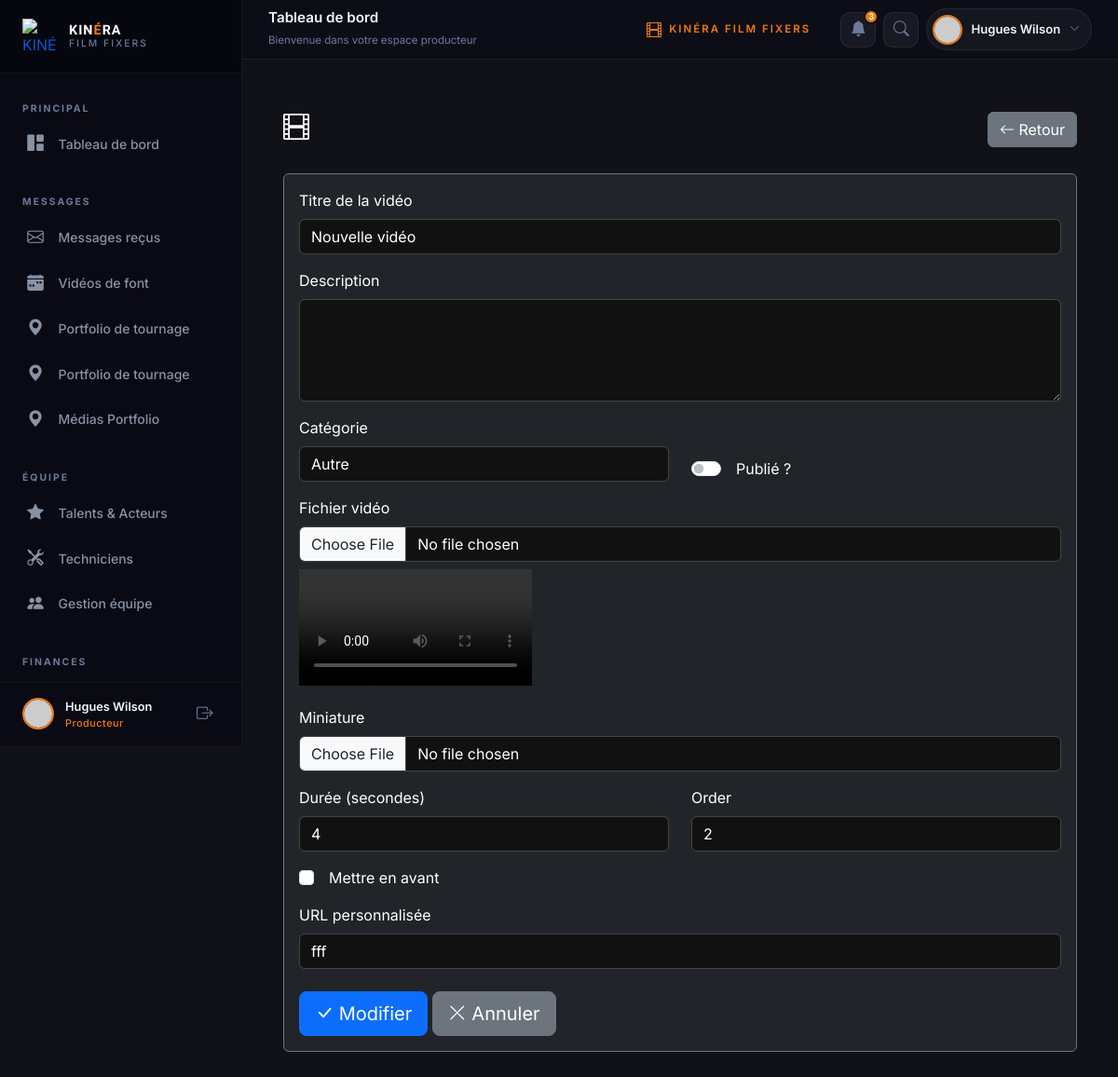
The app's page /en/videos/5/modifier/ (signed in) with its own data.
### produition/models.py (models this page shows, shortened)
class CustomUser(AbstractUser):
    phone = models.CharField(max_length=20, blank=True)

class Video(models.Model):
    STATUS_CHOICES = [
        ('draft', 'Brouillon'),
        ('published', 'Publié'),
        ('archived', 'Archivé'),
    ]
    CATEGORY_CHOICES = [
        ('hero', 'Héro'),
        ('portfolio', 'Portfolio'),
        ('about', 'À propos'),
        ('service', 'Services'),
        ('testimonial', 'Témoignage'),
        ('other', 'Autre'),
    ]
    title = models.CharField(
        max_length=200,
        verbose_name="Titre de la vidéo",
        default="Nouvelle vidéo"
    )
    description = models.TextField(
        blank=True,
        default="",
        verbose_name="Description"
    )
    category = models.CharField(
        max_length=20,
        choices=CATEGORY_CHOICES,
        default='other',
        verbose_name="Catégorie"
    )
    video_file = models.FileField(
        upload_to='videos/%Y/%m/',
        verbose_name="Fichier vidéo"
    )
    duration = models.IntegerField(
        blank=True,
        null=True,
        verbose_name="Durée (secondes)"
    )
    thumbnail = models.ImageField(
        upload_to='thumbnails/%Y/%m/',
        blank=True,
        null=True,
        verbose_name="Miniature"
    )
    status = models.CharField(
        max_length=20,
        choices=STATUS_CHOICES,
        default='draft',
        verbose_name="Statut"
    )
    is_featured = models.BooleanField(
        default=False,
        verbose_name="Mettre en avant"
    )
    custom_url = models.CharField(
        max_length=200,
        blank=True,
        unique=True,
        verbose_name="URL personnalisée"
    )
    created_at = models.DateTimeField(auto_now_add=True)
    updated_at = models.DateTimeField(auto_now=True)
    published_at = models.DateTimeField(
        blank=True,
        null=True
    )
    order = models.IntegerField(default=0)
    uploaded_by = models.ForeignKey(
        settings.AUTH_USER_MODEL,
        on_delete=models.SET_NULL,
        null=True,
        blank=True
    )
    class Meta:
        ordering = ['-order', '-created_at']
        verbose_name = "Vidéo"
        verbose_name_plural = "Vidéos"

### produition/views/views_Video.py (the view, shortened to what this page needs)
# urls.py: path('videos/<int:pk>/modifier/', VideoUpdateView.as_view(), name='video_update'),
class VideoUpdateView(LoginRequiredMixin, UpdateView):
    model = Video
    form_class = VideoForm
    template_name = 'Admin/Page_Backend/video_form.html'
    success_url = reverse_lazy('video_list')
    login_url = 'connexion'
    def get_context_data(self, **kwargs):
        context = super().get_context_data(**kwargs)
        context['action'] = 'Modifier'
        if self.object.video_file:
            context['page_title'] = f"Modifier : {self.object.video_file.name}"
        else:
            context['page_title'] = "Modifier la vidéo"
        return context

### templates/Admin/Page_Backend/video_form.html (shortened to what this page needs)
{% extends 'Admin/Page_Backend/base.html' %}
{% load static %}
{% block content %}
<div class="container py-4">
    <div class="row mb-4">
        <div class="col-md-8">
            <h1 class="h3 fw-bold text-white">
                <i class="bi bi-film"></i> {{ title }}
            </h1>
        </div>
        <div class="col-md-4 text-end">
            <a href="{% url 'video_list' %}" class="btn btn-secondary">
                <i class="bi bi-arrow-left"></i> Retour
            </a>
        </div>
    </div>
    <div class="card bg-dark border-secondary">
        <div class="card-body">
            <form method="post" enctype="multipart/form-data">
                <div class="mb-3">
                    <label class="form-label text-white">{{ form.title.label }}</label>
                    {{ form.title }}
                </div>
                <div class="mb-3">
                    <label class="form-label text-white">{{ form.description.label }}</label>
                    {{ form.description }}
                </div>
                <div class="row mb-3">
                    <div class="col-md-6">
                        <label class="form-label text-white">{{ form.category.label }}</label>
                        {{ form.category }}
                    </div>
                    <div class="col-md-6 d-flex align-items-end">
                        <div class="form-check form-switch">
                            {{ form.is_published }}
                            <label class="form-check-label text-white ms-2">
                                {{ form.is_published.label }}
                            </label>
                        </div>
                    </div>
                </div>
                <div class="mb-3">
                    <label class="form-label text-white">{{ form.video_file.label }}</label>
                    {{ form.video_file }}
                    {% if form.instance.pk and form.instance.video_file %}
                        <div class="mt-2">
                            <video width="250" controls>
                                <source src="{{ form.instance.video_file.url }}">
                            </video>
                        </div>
                    {% endif %}
                </div>
                <div class="mb-3">
                    <label class="form-label text-white">{{ form.thumbnail.label }}</label>
                    {{ form.thumbnail }}
                </div>
                <div class="row mb-3">
                    <div class="col-md-6">
                        <label class="form-label text-white">{{ form.duration.label }}</label>
                        {{ form.duration }}
                    </div>
                    <div class="col-md-6">
                        <label class="form-label text-white">{{ form.order.label }}</label>
                        {{ form.order }}
                    </div>
                </div>
                <div class="mb-3">
                    <div class="form-check">
                        {{ form.is_featured }}
                        <label class="form-check-label text-white ms-2">
                            {{ form.is_featured.label }}
                        </label>
                    </div>
                </div>
                <div class="mb-3">
                    <label class="form-label text-white">{{ form.custom_url.label }}</label>
                    {{ form.custom_url }}
                </div>
                <div class="mt-4">
                    <button type="submit" class="btn btn-primary btn-lg">
                        <i class="bi bi-check-lg"></i> {{ action }}
                    </button>
                    <a href="{% url 'video_list' %}" class="btn btn-secondary btn-lg">
                        <i class="bi bi-x-lg"></i> Annuler
                    </a>
                </div>
            </form>
        </div>
    </div>
</div>
{% endblock %}

### templates/Admin/Page_Backend/base.html (shortened to what this page needs)
{% load static %}
<!DOCTYPE html>
<html lang="fr">
<head>
  <link href="https://cdn.jsdelivr.net/npm/bootstrap@5.3.3/dist/css/bootstrap.min.css" rel="stylesheet">
  <link href="https://cdn.jsdelivr.net/npm/bootstrap-icons@1.11.3/font/bootstrap-icons.css" rel="stylesheet">
</head>
<body>
<nav id="sidebar">
  <a href="{% url 'tableau_de_bord' %}" class="sidebar-brand">
    <img src="{% static 'css/image/LOGO_KINERA_FILM_FIXERS.png' %}"
         alt="KINÉRA" class="sidebar-brand-logo">
    <div class="sidebar-brand-text">
      <span class="sidebar-brand-name">KIN<span>É</span>RA</span>
      <span class="sidebar-brand-sub">Film Fixers</span>
    </div>
  </a>
  <div class="sidebar-nav">
    <div class="nav-category">Principal</div>
    <a href="{% url 'tableau_de_bord' %}"
       class="nav-item-link {% if request.resolver_match.url_name == 'tableau_de_bord' %}active{% endif %}">
      <i class="bi bi-grid-1x2-fill nav-icon"></i>
      Tableau de bord
    </a>
    <hr class="sidebar-divider">
    <div class="nav-category">Messages</div>
    <a href="{% url 'messages' %}" class="nav-item-link {% if 'messages' in request.resolver_match.url_name %}active{% endif %}">
      <i class="bi bi-envelope nav-icon"></i>
      Messages reçus
    </a>
    <a href="{% url 'video_list' %}" class="nav-item-link">
      <i class="bi bi-calendar-week-fill nav-icon"></i>
      Vidéos de font
    </a>
    <a href="{% url 'portfolio_list' %}" class="nav-item-link">
      <i class="bi bi-geo-alt-fill nav-icon"></i>
      Portfolio de tournage
    </a>
    <a href="{% url 'portfolio_list' %}" class="nav-item-link">
      <i class="bi bi-geo-alt-fill nav-icon"></i>
      Portfolio de tournage
    </a>
    <a href="{% url 'portfolio_media_list' %}" class="nav-item-link">
      <i class="bi bi-geo-alt-fill nav-icon"></i>
      Médias Portfolio
    </a>
    <hr class="sidebar-divider">
    <div class="nav-category">Équipe</div>
    <a href="#" class="nav-item-link">
      <i class="bi bi-star-fill nav-icon"></i>
      Talents & Acteurs
    </a>
    <a href="#" class="nav-item-link">
      <i class="bi bi-tools nav-icon"></i>
      Techniciens
    </a>
    <a href="#" class="nav-item-link">
      <i class="bi bi-people-fill nav-icon"></i>
      Gestion équipe
    </a>
    <hr class="sidebar-divider">
    <div class="nav-category">Finances</div>
    <a href="#" class="nav-item-link">
    </a>
  </div>
  {% if user.is_authenticated %}
  <div class="sidebar-footer">
    <img src="https://i.pravatar.cc/34?u={{ user.username }}"
         alt="{{ user.username }}" class="sidebar-footer-avatar">
    <div class="sidebar-footer-info">
      <div class="sidebar-footer-name">{{ user.get_full_name|default:user.username }}</div>
      <div class="sidebar-footer-role">
        {% if user.is_superuser %}Super Admin{% elif user.is_staff %}Administrateur{% else %}Producteur{% endif %}
      </div>
    </div>
    <form method="post" action="{% url 'deconnexion' %}" style="margin:0;">
      <button type="submit" class="sidebar-footer-btn" title="Déconnexion">
        <i class="bi bi-box-arrow-right"></i>
      </button>
    </form>
  </div>
  {% endif %}
</nav>
<nav id="top-navbar">
  <div class="topbar-title">
    <h5>{% block page_title %}Tableau de bord{% endblock %}</h5>
    <small>{% block page_subtitle %}Bienvenue dans votre espace producteur{% endblock %}</small>
  </div>
  <div class="topbar-filmstrip d-none d-lg-flex">
    <i class="bi bi-film"></i>
    <span>KINÉRA Film Fixers</span>
  </div>
  <div class="topbar-actions ms-auto ms-lg-3">
    <a href="#" class="topbar-icon-btn" title="Notifications">
      <i class="bi bi-bell-fill"></i>
      <span class="topbar-badge">3</span>
    </a>
    <a href="#" class="topbar-icon-btn d-none d-md-flex" title="Rechercher">
      <i class="bi bi-search"></i>
    </a>
    {% if user.is_authenticated %}
    <div class="dropdown">
      <a href="#" class="topbar-user dropdown-toggle"
         id="userDropdown" data-bs-toggle="dropdown"
         aria-expanded="false">
        <img src="https://i.pravatar.cc/32?u={{ user.username }}"
             alt="avatar" class="topbar-user-avatar">
        <span class="topbar-user-name d-none d-sm-block">
          {{ user.get_full_name|default:user.username }}
        </span>
        <i class="bi bi-chevron-down topbar-user-chevron"></i>
      </a>
    </div>
    {% endif %}
  </div>
</nav>
<div id="content">
  <div class="content-inner">
    {% block content %}
    {% endblock %}
  </div>
</div>
</body>
</html>

### templates/Admin/Page_Backend/video_form.html (style rules this page uses)
.form-control, .form-select { background-color: #111; border-color: #444; color: #fff; }
.form-label { color: #fff; }

### records on screen
CustomUser: get_full_name "Hugues Wilson"
Video: title "Nouvelle vidéo", category "Autre", duration "4", order "2", custom_url "fff"

### other values on screen
{{ action }} "Modifier"
